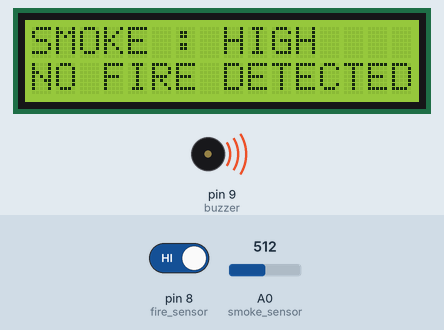
This sketch was run on a simulated Arduino Uno, built with avr-gcc and run on an emulated ATmega328P. Shown: 16×2 character LCD, buzzer (waves = sounding, pin HIGH). The test bench sets the inputs (shaded band); at power-on: A0 (smoke_sensor) = 512, pin 8 (fire_sensor) HIGH. What the sketch prints to the serial monitor is not drawn.

Above: at 6.3 s.
6.4 s: A0 (smoke_sensor) set to 486
At 9.0 s:
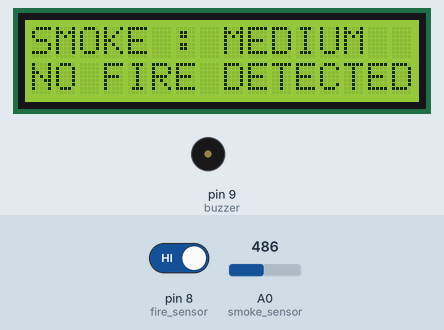
9.5 s: pin 8 (fire_sensor) driven LOW
At 12.1 s:
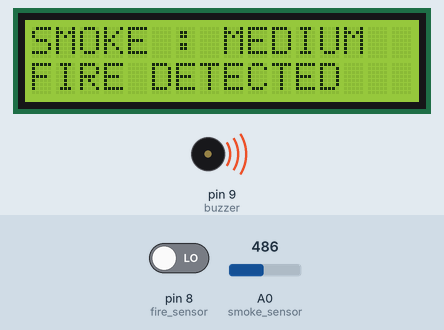
12.6 s: A0 (smoke_sensor) set to 510
At 15.4 s:
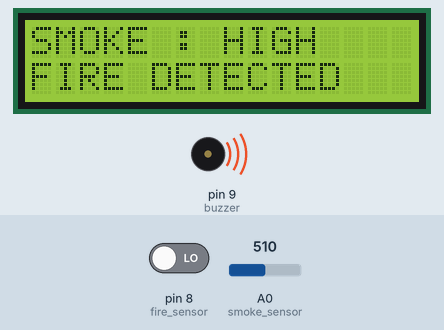
15.7 s: A0 (smoke_sensor) set to 490
At 17.9 s:
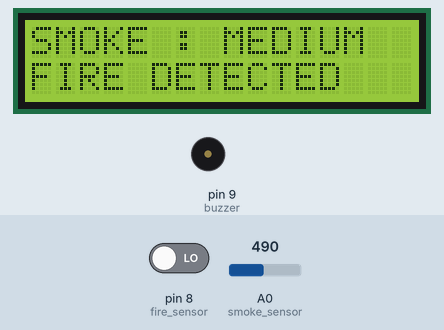
18.8 s: A0 (smoke_sensor) set to 511
At 22.3 s:
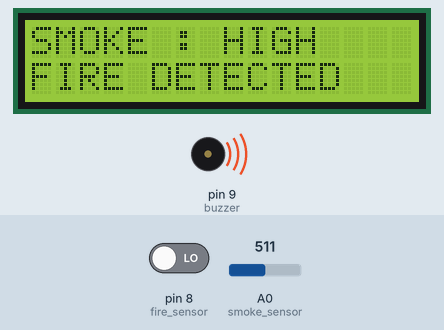
Timing chart, 0 to 22.9 s (numbered marks = the images above; inputs shaded):
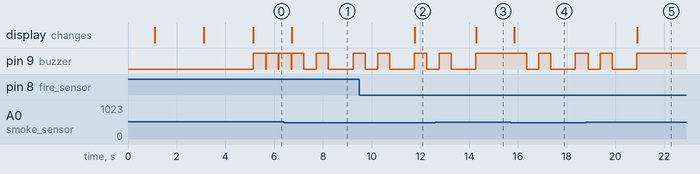

The sketch:

Smoke_Gas_and_Fire_Detection.ino
```cpp
#include <LiquidCrystal_I2C.h>
#define smoke_sensor A0
#define fire_sensor 8
#define buzzer 9

bool fire = false;
int smoke = 0;
LiquidCrystal_I2C lcd(0x27, 16, 2);

void setup() {
  Serial.begin(9600);
  pinMode(fire_sensor, INPUT);
  pinMode(buzzer, OUTPUT);
  lcd.init();       // Initialize the LCD with 16 columns and 2 rows
  lcd.backlight();  // Turn on the backlight

  lcd.clear();
  lcd.setCursor(0, 0);
  lcd.print(" FIRE AND SMOKE ");
  delay(1000);
  lcd.setCursor(0, 1);
  lcd.print("DETECTION SYSTEM");
  delay(2000);

  lcd.clear();
  lcd.setCursor(0, 0);
  lcd.print(" USING ARDUINO ");
  delay(2000);

  lcd.clear();
  lcd.setCursor(0, 0);
  lcd.print("SMOKE : ");
}

void loop() {
  smoke = analogRead(smoke_sensor);
  fire = !digitalRead(fire_sensor);
  Serial.print("smoke level: ");
  Serial.println(smoke);

  if (fire == true) {
    digitalWrite(buzzer, HIGH);
    Serial.println("FIRE Detected");
    lcd.setCursor(0, 1);
    lcd.print("FIRE DETECTED   ");
    if (smoke <= 450 and fire != true) {
      lcd.setCursor(8, 0);
      lcd.print("LOW    ");
      digitalWrite(buzzer, LOW);
    }

    else if (smoke > 450 and smoke < 500) {
      lcd.setCursor(8, 0);
      lcd.print("MEDIUM ");
      digitalWrite(buzzer, HIGH);
      delay(500);
      digitalWrite(buzzer, LOW);
      delay(500);
      digitalWrite(buzzer, HIGH);
      delay(500);
      digitalWrite(buzzer, LOW);
      delay(500);


    } else if (smoke >= 500) {
      lcd.setCursor(8, 0);
      lcd.print("HIGH   ");
      digitalWrite(buzzer, HIGH);
    }
  }
  if (fire == false) {
    digitalWrite(buzzer, LOW);
    lcd.setCursor(0, 1);
    lcd.print("NO FIRE DETECTED");
    if (smoke <= 450) {
      lcd.setCursor(8, 0);
      lcd.print("LOW    ");
      digitalWrite(buzzer, LOW);
    }

    else if (smoke > 450 and smoke < 500) {
      lcd.setCursor(8, 0);
      lcd.print("MEDIUM ");
      digitalWrite(buzzer, HIGH);
      delay(500);
      digitalWrite(buzzer, LOW);
      delay(500);
      digitalWrite(buzzer, HIGH);
      delay(500);
      digitalWrite(buzzer, LOW);
      delay(500);


    } else if (smoke >= 500) {
      lcd.setCursor(8, 0);
      lcd.print("HIGH   ");
      digitalWrite(buzzer, HIGH);
    }
  }


  delay(500);
}
```

Measured:
- the behaviour switches between 500 and 499 on A0 (smoke_sensor) (found by bisection; images 0 and 1)
- after the input at 6.4 s, the display: changes after 0.32 s (image 1)
- after the input at 9.5 s, the display: changes after 2.3 s (image 2)
- after the input at 12.6 s, pin 9 (buzzer): goes on until 14.3 s, then stays HIGH; the display: changes after 1.7 s (image 3)
- after the input at 15.7 s, pin 9 (buzzer): HIGH → LOW after 0.66 s, → HIGH 0.50 s later, → LOW 0.50 s later, → HIGH 1.0 s later; the display: changes after 0.16 s (image 4)
- after the input at 18.8 s, pin 9 (buzzer): goes on until 20.9 s, then stays HIGH; the display: changes after 2.1 s (image 5)
